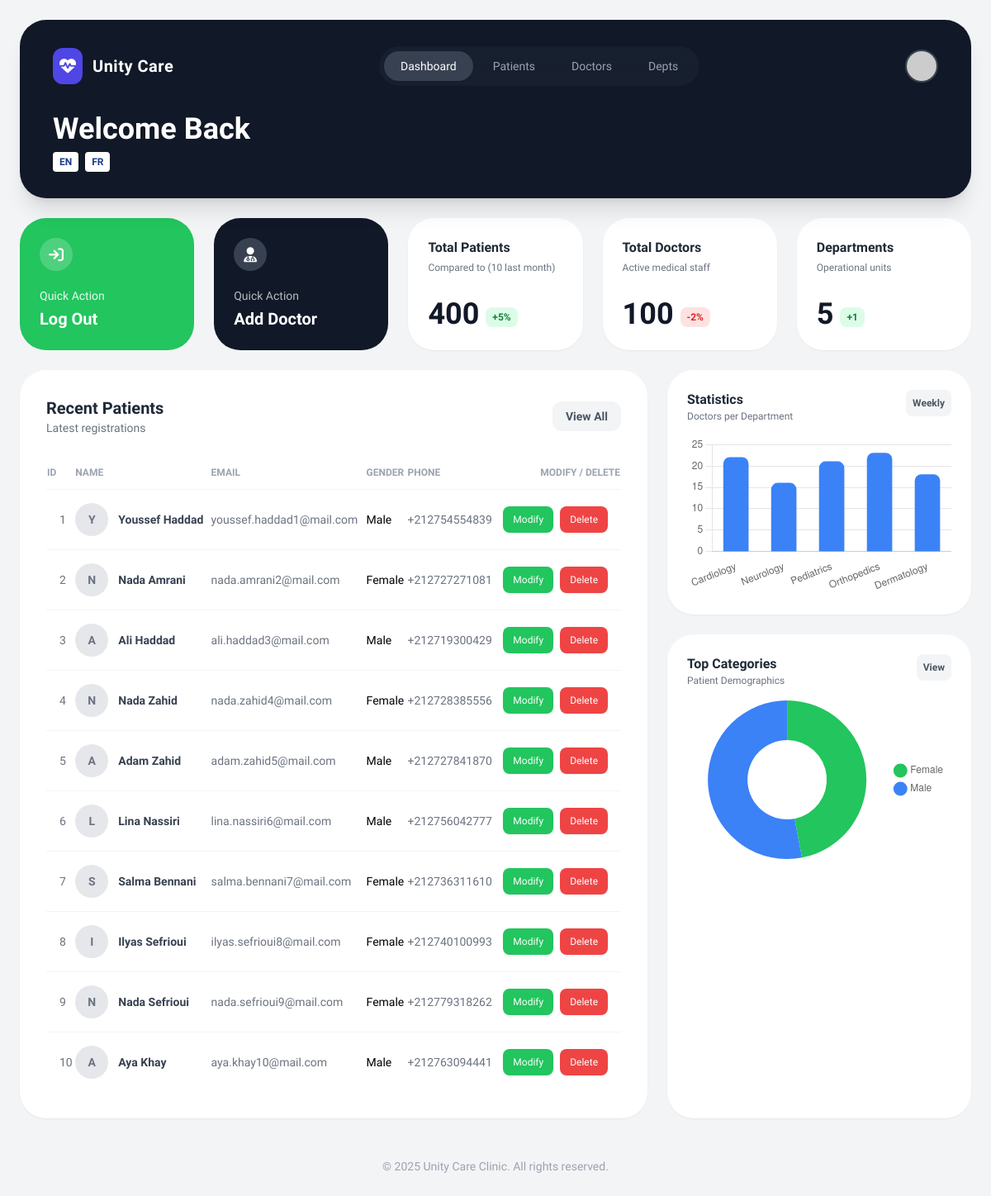
The app's page /dashboard/index.php (signed in) with its own data.
### tables this page shows
CREATE TABLE patients (
    id INT AUTO_INCREMENT PRIMARY KEY,
    first_name VARCHAR(100) NOT NULL,
    last_name VARCHAR(100) NOT NULL,
    date_of_birth DATE,
    gender VARCHAR(20),
    phone VARCHAR(50),
    email VARCHAR(150),
    address TEXT,
    created_at DATETIME,
    updated_at DATETIME
);

### languages/en.php (called while the page is built)
<?php
return [
    'welcome' => 'Good morning',
    'quick_action' => 'Quick Action',
    'logout' => 'Log Out',
    'add_doctor' => 'Add Doctor',
    'total_patients' => 'Total Patients',
    'total_doctors' => 'Total Doctors',
    'departments' => 'Departments',
    'recent_patients' => 'Recent Patients',
    'view_all' => 'View All',
    'statistics' => 'Statistics',
    'doctors_per_dept' => 'Doctors per Department',
    'top_categories' => 'Top Categories',
    'patient_demographics' => 'Patient Demographics',
    'modify' => 'Modify',
    'delete' => 'Delete',
    'modify_patient' => 'Modify Patient',
    'save_changes' => 'Save Changes',
    'cancel' => 'Cancel',
    'id' => 'ID',
    'name' => 'Name',
    'email' => 'Email',
    'gender' => 'Gender',
    'phone' => 'Phone'
];
?>

### dashboard/index.php (the view, shortened to what this page needs)
<?php
include './header.php';
include '../config/connection.php';
?>
<?php
    $PatientQuery           = 'SELECT id,first_name,last_name,gender,email,phone,address FROM patients limit 10';
    $PatientQueryResult     = mysqli_query($conn, $PatientQuery);
    $PatientQueryCounter    = 'SELECT COUNT(*) AS counter FROM patients';
    $DoctorsQueryCounter    = 'SELECT COUNT(*) as counter FROM doctors';
    $DepartmentsQueryCounter    = 'SELECT COUNT(*) as counter FROM departments';
    $PatientQueryCounterResult  = mysqli_query($conn, $PatientQueryCounter);
    $DoctorsQueryCounterResult  = mysqli_query($conn, $DoctorsQueryCounter);
    $DepartmentsQueryCounterResult  = mysqli_query($conn, $DepartmentsQueryCounter);
    $row_patients = mysqli_fetch_assoc($PatientQueryCounterResult);
    $row_doctors  = mysqli_fetch_assoc($DoctorsQueryCounterResult);
    $row_departments = mysqli_fetch_assoc($DepartmentsQueryCounterResult);
    $totalPatients = $row_patients['counter'];
    $totalDoctors  = $row_doctors['counter'];
    $totalDepts    = $row_departments['counter'];
    $chartDeptQuery = "SELECT dep.name, COUNT(doc.id) as total
                        FROM departments dep
                        LEFT JOIN doctors doc ON dep.id = doc.department_id
                        GROUP BY dep.id";
    $chartDeptResult = mysqli_query($conn, $chartDeptQuery);
    $deptLabels = [];
    $deptCounts = [];
    while($row = mysqli_fetch_assoc($chartDeptResult)) {
        $deptLabels[] = $row['name'];
        $deptCounts[] = $row['total'];
    }
    $chartGenderQuery = "SELECT gender, COUNT(*) as total FROM patients GROUP BY gender";
    $chartGenderResult = mysqli_query($conn, $chartGenderQuery);
    $genderLabels = [];
    $genderCounts = [];
    while($row = mysqli_fetch_assoc($chartGenderResult)) {
        $genderLabels[] = $row['gender'];
        $genderCounts[] = $row['total'];
    }
?>
    <div class="grid grid-cols-1 md:grid-cols-2 lg:grid-cols-5 gap-6 mb-6">
        <a href="../auth/logout.php" class="bg-[#22c55e] text-white p-6 rounded-[2rem] flex flex-col justify-between hover:scale-[1.02] transition cursor-pointer h-40 group">
            <div class="w-10 h-10 bg-white/20 rounded-full flex items-center justify-center">
                <i class="fa-solid fa-arrow-right-to-bracket text-lg"></i>
            </div>
            <div>
                <span class="block text-sm opacity-90 mb-1"><?php echo $t['quick_action']; ?></span>
                <h3 class="text-xl font-bold"><?php echo $t['logout']; ?></h3>
            </div>
        </a>
        <a href="../doctors/save_doctor.php" onclick="openAddDoctorModal(event)" class="bg-[#111827] text-white p-6 rounded-[2rem] flex flex-col justify-between hover:scale-[1.02] transition cursor-pointer h-40">
            <div class="w-10 h-10 bg-gray-700 rounded-full flex items-center justify-center">
                <i class="fa-solid fa-user-doctor text-lg"></i>
            </div>
            <div>
                <span class="block text-sm opacity-70 mb-1"><?php echo $t['quick_action']; ?></span>
                <h3 class="text-xl font-bold"><?php echo $t['add_doctor']; ?></h3>
            </div>
        </a>
        <div class="bg-white p-6 rounded-[2rem] flex flex-col justify-between h-40 shadow-sm">
            <div>
                <h4 class="font-bold text-gray-800 mb-1"><?php echo $t['total_patients']; ?></h4>
                <p class="text-xs text-gray-500">Compared to (10 last month)</p>
            </div>
            <div class="flex items-end gap-2">
                <span class="text-4xl font-bold text-gray-900"><?php echo $totalPatients ?? '0'; ?></span>
                <span class="bg-green-100 text-green-700 px-2 py-1 rounded-lg text-xs font-bold mb-1">+5%</span>
            </div>
        </div>
        <div class="bg-white p-6 rounded-[2rem] flex flex-col justify-between h-40 shadow-sm">
            <div>
                <h4 class="font-bold text-gray-800 mb-1"><?php echo $t['total_doctors']; ?></h4>
                <p class="text-xs text-gray-500">Active medical staff</p>
            </div>
            <div class="flex items-end gap-2">
                <span class="text-4xl font-bold text-gray-900"><?php echo $totalDoctors ?? '0'; ?></span>
                <span class="bg-red-100 text-red-600 px-2 py-1 rounded-lg text-xs font-bold mb-1">-2%</span>
            </div>
        </div>
        <div class="bg-white p-6 rounded-[2rem] flex flex-col justify-between h-40 shadow-sm">
            <div>
                <h4 class="font-bold text-gray-800 mb-1"><?php echo $t['departments']; ?></h4>
                <p class="text-xs text-gray-500">Operational units</p>
            </div>
            <div class="flex items-end gap-2">
                <span class="text-4xl font-bold text-gray-900"><?php echo $totalDepts ?? '0'; ?></span>
                <span class="bg-green-100 text-green-700 px-2 py-1 rounded-lg text-xs font-bold mb-1">+1</span>
            </div>
        </div>
    </div>
    <div class="grid grid-cols-1 lg:grid-cols-3 gap-6">
        <div class="lg:col-span-2 bg-white rounded-[2rem] p-6 lg:p-8 shadow-sm">
            <div class="flex justify-between items-center mb-6">
                <div>
                    <h3 class="text-xl font-bold text-gray-800"><?php echo $t['recent_patients']; ?></h3>
                    <p class="text-sm text-gray-500">Latest registrations</p>
                </div>
                <button class="text-sm font-semibold text-gray-600 bg-gray-100 px-4 py-2 rounded-xl hover:bg-gray-200 transition">
                    <?php echo $t['view_all']; ?>
                </button>
            </div>
            <div class="overflow-x-auto">
                <table class="w-full text-left border-collapse">
                    <thead>
                        <tr class="text-xs text-gray-400 uppercase border-b border-gray-100">
                            <th class="py-3 font-semibold"><?php echo $t['id']; ?></th>
                            <th class="py-3 font-semibold"><?php echo $t['name']; ?></th>
                            <th class="py-3 font-semibold"><?php echo $t['email']; ?></th>
                            <th class="py-3 font-semibold"><?php echo $t['gender']; ?></th>
                            <th class="py-3 font-semibold"><?php echo $t['phone']; ?></th>
                            <th class="py-3 font-semibold text-right"><?php echo $t['modify']; ?> / <?php echo $t['delete']; ?></th>
                        </tr>
                    </thead>
                    <tbody class="text-sm">
                        <?php
                        while ($row = mysqli_fetch_assoc($PatientQueryResult)) {
                                $fullname = $row['first_name'] . ' ' . $row['last_name'];
                                echo "
                                <tr class='group hover:bg-gray-50 transition border-b border-gray-100 last:border-0'>
                                    <td class='py-4 pl-4 font-medium text-gray-500'>{$row['id']}</td>
                                    <td class='py-4'>
                                        <div class='flex items-center gap-3'>
                                            <div class='w-10 h-10 rounded-full bg-gray-200 flex items-center justify-center text-gray-500 font-bold'>
                                                " . strtoupper(substr($row['first_name'], 0, 1)) . "
                                            </div>
                                            <span class='font-bold text-gray-700'> {$fullname} </span>
                                        </div>
                                    </td>
                                    <td class='py-4 text-gray-500'>{$row['email']}</td>
                                    <td class='py-4 font-medium'>{$row['gender']}</td>
                                    <td class='py-4 text-gray-500'>{$row['phone']}</td>
                                    <td class='py-4 text-right pr-4'>
                                    <div class='flex items-center justify-end gap-2'>
                                        <a href='../patients/edit.php'
                                            class='edit-btn text-white bg-green-500 hover:bg-green-600 font-medium rounded-lg text-xs px-3 py-2 transition-all shadow-sm'
                                            data-id='{$row['id']}'
                                            data-firstname='{$row['first_name']}'
                                            data-lastname='{$row['last_name']}'
                                            data-email='{$row['email']}'
                                            data-gender='{$row['gender']}'
                                            data-phone='{$row['phone']}'>
                                            {$t['modify']}
                                        </a>
                                        <a href='./delete.php?id={$row['id']}'
                                           class='text-white bg-red-500 hover:bg-red-600 font-medium rounded-lg text-xs px-3 py-2 transition-all shadow-sm'>
                                            {$t['delete']}
                                        </a>
                                    </div>
                                    </td>
                                </tr>";
                        }
                        ?>
                    </tbody>
                </table>
            </div>
        </div>
        <div class="flex flex-col gap-6">
            <div class="bg-white rounded-[2rem] p-6 shadow-sm">
                <div class="flex justify-between items-start mb-4">
                    <div>
                        <h3 class="font-bold text-gray-800"><?php echo $t['statistics']; ?></h3>
                        <p class="text-xs text-gray-500"><?php echo $t['doctors_per_dept']; ?></p>
                    </div>
                    <button class="bg-gray-100 p-2 rounded-lg text-xs font-bold text-gray-600">Weekly</button>
                </div>
                <div class="relative h-48 w-full">
                    <canvas id="barChart"></canvas>
                </div>
            </div>
            <div class="bg-white rounded-[2rem] p-6 shadow-sm flex-1">
                <div class="flex justify-between items-start mb-4">
                    <div>
                        <h3 class="font-bold text-gray-800"><?php echo $t['top_categories']; ?></h3>
                        <p class="text-xs text-gray-500"><?php echo $t['patient_demographics']; ?></p>
                    </div>
                    <button class="bg-gray-100 p-2 rounded-lg text-xs font-bold text-gray-600">View</button>
                </div>
                <div class="relative h-48 w-full flex justify-center">
                    <canvas id="donutChart"></canvas>
                </div>
            </div>
        </div>
    </div>
    <script>
        // --- Data from PHP ---
        const deptLabels = <?php echo json_encode($deptLabels); ?>;
        const deptData = <?php echo json_encode($deptCounts); ?>;
        const genderLabels = <?php echo json_encode($genderLabels); ?>;
        const genderData = <?php echo json_encode($genderCounts); ?>;
        const ctxBar = document.getElementById('barChart');
        if (ctxBar) {
            new Chart(ctxBar, {
                type: 'bar',
                data: {
                    labels: deptLabels,
                    datasets: [{
                        label: 'Number of Doctors',
                        data: deptData,
                        backgroundColor: '#3b82f6', // Blue-500
                        borderRadius: 8,
                        barThickness: 30
                    }]
                },
                options: {
                    responsive: true,
                    maintainAspectRatio: false,
                    plugins: {
                        legend: { display: false }
                    },
                    scales: {
                        y: {
                            beginAtZero: true,
                            grid: { borderDash: [2, 2] }
                        },
                        x: {
                            grid: { display: false }
                        }
                    }
                }
            });
        }
        // --- Donut Chart (Patient Gender) ---
        const ctxDonut = document.getElementById('donutChart');
        if (ctxDonut) {
            new Chart(ctxDonut, {
                type: 'doughnut',
                data: {
                    labels: genderLabels,
                    datasets: [{
                        data: genderData,
                        backgroundColor: [
                            '#22c55e', // Green
                            '#3b82f6', // Blue
                            '#f59e0b'  // Orange (for Other)
                        ],
                        borderWidth: 0,
                        hoverOffset: 4
                    }]
                },
                options: {
                    responsive: true,
                    maintainAspectRatio: false,
                    plugins: {
                        legend: {
                            position: 'right',
                            labels: { usePointStyle: true }
                        }
                    }
                }
            });
        }
    </script>
<?php include 'footer.php'; ?>

### records on screen
patients: id "1", first_name "Y", fullname "Youssef Haddad", email "youssef.haddad1@mail.com", gender "Male", phone "+212754554839"
patients: id "2", first_name "N", fullname "Nada Amrani", email "nada.amrani2@mail.com", gender "Female", phone "+212727271081"
patients: id "3", first_name "A", fullname "Ali Haddad", email "ali.haddad3@mail.com", gender "Male", phone "+212719300429"
patients: id "4", first_name "N", fullname "Nada Zahid", email "nada.zahid4@mail.com", gender "Female", phone "+212728385556"
patients: id "5", first_name "A", fullname "Adam Zahid", email "adam.zahid5@mail.com", gender "Male", phone "+212727841870"
patients: id "6", first_name "L", fullname "Lina Nassiri", email "lina.nassiri6@mail.com", gender "Male", phone "+212756042777"
patients: id "7", first_name "S", fullname "Salma Bennani", email "salma.bennani7@mail.com", gender "Female", phone "+212736311610"
patients: id "8", first_name "I", fullname "Ilyas Sefrioui", email "ilyas.sefrioui8@mail.com", gender "Female", phone "+212740100993"
patients: id "9", first_name "N", fullname "Nada Sefrioui", email "nada.sefrioui9@mail.com", gender "Female", phone "+212779318262"
patients: id "10", first_name "A", fullname "Aya Khay", email "aya.khay10@mail.com", gender "Male", phone "+212763094441"

### other values on screen
$headerTitle "Welcome Back"
$t['quick_action'] "Quick Action"
$t['logout'] "Log Out"
$t['add_doctor'] "Add Doctor"
$t['total_patients'] "Total Patients"
$totalPatients "400"
$t['total_doctors'] "Total Doctors"
$totalDoctors "100"
$t['departments'] "Departments"
$totalDepts "5"
$t['recent_patients'] "Recent Patients"
$t['view_all'] "View All"
$t['id'] "ID"
$t['name'] "NAME"
$t['email'] "EMAIL"
